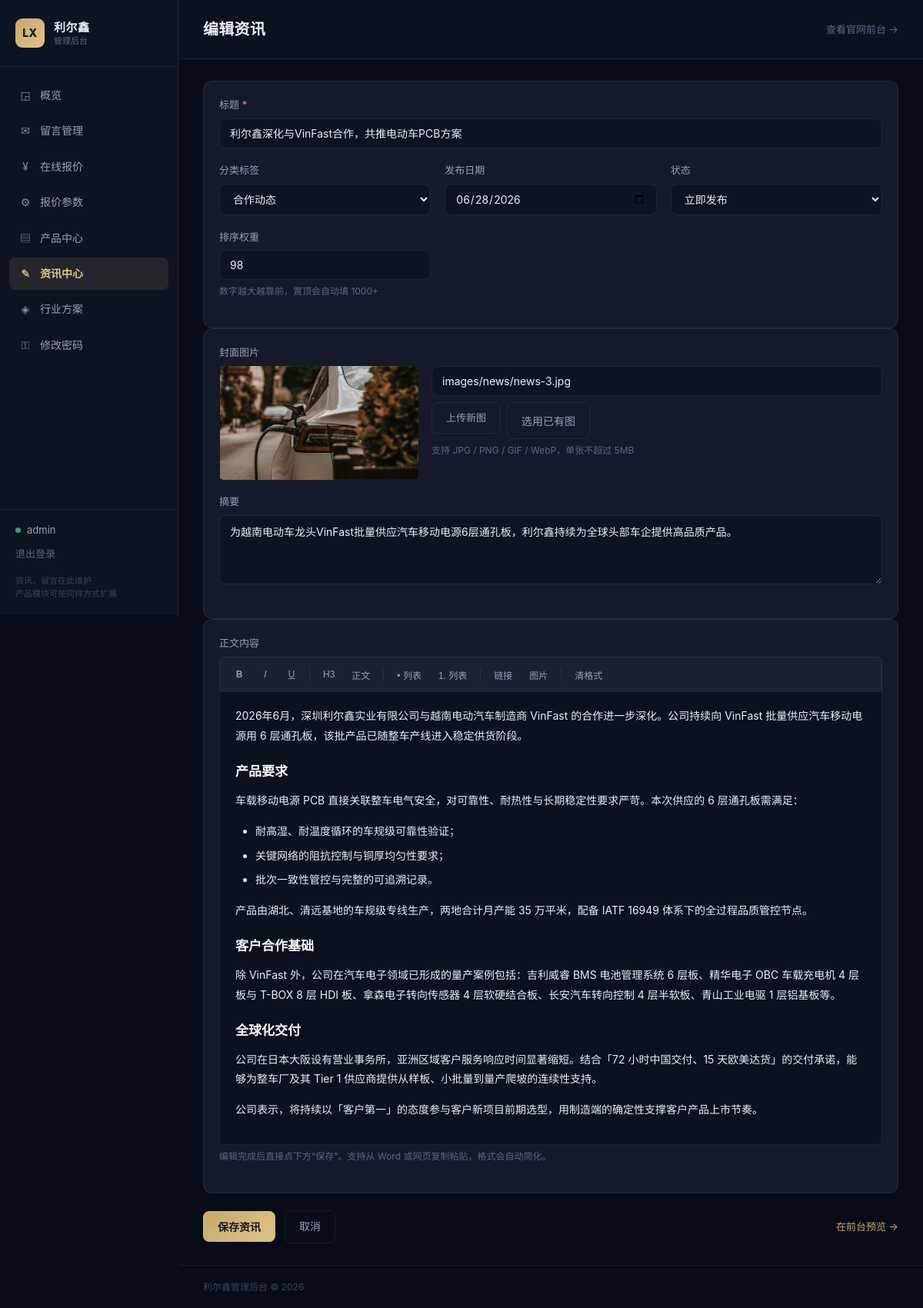
Screenshot of /admin/news.php?edit=3 (signed in) with the database file from the repository.
### tables this page shows
CREATE TABLE IF NOT EXISTS `news` (
  `id` INT UNSIGNED NOT NULL AUTO_INCREMENT,
  `slug` VARCHAR(120) NOT NULL DEFAULT '' COMMENT '自定义标识，用于幂等导入',
  `title` VARCHAR(200) NOT NULL COMMENT '标题',
  `tag` VARCHAR(30) NOT NULL DEFAULT '' COMMENT '分类：企业动态/技术前沿/资质荣誉 等',
  `cover` VARCHAR(255) NOT NULL DEFAULT '' COMMENT '封面图路径，如 images/news/news-1.jpg',
  `excerpt` VARCHAR(500) NOT NULL DEFAULT '' COMMENT '摘要',
  `content` MEDIUMTEXT NULL COMMENT '正文（富文本 HTML，保存时过白名单）',
  `published_date` DATE NOT NULL COMMENT '发布日期',
  `status` TINYINT(1) NOT NULL DEFAULT 1 COMMENT '状态 1已发布 0草稿',
  `sort_weight` INT NOT NULL DEFAULT 0 COMMENT '排序权重，越大越靠前',
  `views` INT UNSIGNED NOT NULL DEFAULT 0 COMMENT '浏览量',
  `created_at` DATETIME NOT NULL DEFAULT CURRENT_TIMESTAMP,
  `updated_at` DATETIME NOT NULL DEFAULT CURRENT_TIMESTAMP ON UPDATE CURRENT_TIMESTAMP,
  PRIMARY KEY (`id`),
  UNIQUE KEY `uk_slug` (`slug`),
  KEY `idx_status_date` (`status`, `published_date`),
  KEY `idx_sort` (`sort_weight`)
);

### inc/bootstrap.php (called while the page is built, shortened)
<?php
function site_base(): string
{
    $script = str_replace('\\', '/', (string) ($_SERVER['SCRIPT_NAME'] ?? '/'));
    $dir = str_replace('\\', '/', dirname($script));
    $base = dirname($dir);
    if ($base === '/' || $base === '.' || $base === '') {
        $base = '';
    }
    return $base;
}
function site_url(string $path): string
{
    return site_base() . '/' . ltrim($path, '/');
}
function front_url(string $hash = '#/'): string
{
    return site_url('index.html' . $hash);
}
function e(string $value): string
{
    return htmlspecialchars($value, ENT_QUOTES | ENT_SUBSTITUTE, 'UTF-8');
}

### admin/news.php (the view, shortened to what this page needs)
<?php
require __DIR__ . '/../inc/bootstrap.php';
require __DIR__ . '/../inc/admin_layout.php';
$pdo = db();
$editId = (int) ($_GET['edit'] ?? 0);
$isNew = isset($_GET['new']);
if ($editId > 0 || $isNew) {
    $item = [
        'id' => 0,
        'title' => '',
        'tag' => '企业动态',
        'cover' => '',
        'excerpt' => '',
        'content' => '',
        'published_date' => date('Y-m-d'),
        'status' => 1,
        'sort_weight' => 0,
    ];
    if ($editId > 0) {
        $st = $pdo->prepare('SELECT * FROM news WHERE id = ?');
        $st->execute([$editId]);
        $found = $st->fetch();
        $item = $found;
    }
    $tagOptions = ['企业动态', '技术前沿', '合作动态', '资质荣誉', '展会动态', '行业洞察'];
    ?>
    <form method="post" id="newsForm" class="news-form">
        <div class="card">
            <div class="field">
                <label for="titleInput">标题 <span class="req">*</span></label>
                <input class="input" id="titleInput" name="title" type="text" maxlength="200"
                       required placeholder="请输入资讯标题"
                       value="<?= e($item['title']) ?>">
            </div>
            <div class="form-grid">
                <div class="field">
                    <label for="tagSelect">分类标签</label>
                    <select class="input" id="tagSelect" name="tag_select">
                        <?php foreach ($tagOptions as $opt): ?>
                            <option value="<?= e($opt) ?>" <?= $item['tag'] === $opt ? 'selected' : '' ?>><?= e($opt) ?></option>
                        <?php endforeach; ?>
                    </select>
                </div>
                <div class="field">
                    <label for="dateInput">发布日期</label>
                    <input class="input" id="dateInput" name="published_date" type="date"
                           value="<?= e($item['published_date']) ?>">
                </div>
                <div class="field">
                    <label for="statusSelect">状态</label>
                    <select class="input" id="statusSelect" name="status">
                        <option value="1" <?= $item['status'] ? 'selected' : '' ?>>立即发布</option>
                    </select>
                </div>
                <div class="field">
                    <label for="weightInput">排序权重</label>
                    <input class="input" id="weightInput" name="sort_weight" type="number"
                           value="<?= (int) $item['sort_weight'] ?>">
                    <div class="hint">数字越大越靠前，置顶会自动填 1000+</div>
                </div>
            </div>
        </div>
        <div class="card">
            <div class="field">
                <label>封面图片</label>
                <div class="cover-row">
                    <div class="cover-preview" id="coverPreview"
                         style="background-image:url('<?= $item['cover'] ? e($item['cover']) : '' ?>')">
                    </div>
                    <div class="cover-ops">
                        <input class="input" id="coverInput" name="cover" type="text"
                               placeholder="封面路径，如 images/news/news-1.jpg"
                               value="<?= e($item['cover']) ?>">
                        <div class="cover-btns">
                            <label class="btn btn-ghost" style="cursor:pointer">
                                上传新图
                            </label>
                            <button type="button" class="btn btn-ghost" id="pickCoverBtn">选用已有图</button>
                        </div>
                        <div class="hint">支持 JPG / PNG / GIF / WebP，单张不超过 5MB</div>
                    </div>
                </div>
            </div>
            <div class="field">
                <label for="excerptInput">摘要</label>
                <textarea class="input" id="excerptInput" name="excerpt" rows="2"
                          maxlength="500" placeholder="列表页显示的简短摘要，留空会自动从正文提取"><?= e($item['excerpt']) ?></textarea>
            </div>
        </div>
        <div class="card">
            <div class="field">
                <label>正文内容</label>
                <div class="editor-toolbar" id="editorToolbar">
                    <button type="button" data-cmd="bold" title="加粗"><b>B</b></button>
                    <button type="button" data-cmd="italic" title="斜体"><i>I</i></button>
                    <button type="button" data-cmd="underline" title="下划线"><u>U</u></button>
                    <button type="button" data-cmd="formatBlock" data-arg="h3" title="小标题">H3</button>
                    <button type="button" data-cmd="formatBlock" data-arg="p" title="正文段落">正文</button>
                    <button type="button" data-cmd="insertUnorderedList" title="无序列表">• 列表</button>
                    <button type="button" data-cmd="insertOrderedList" title="有序列表">1. 列表</button>
                    <button type="button" data-cmd="createLink" title="插入链接">链接</button>
                    <button type="button" id="insertImageBtn" title="插入图片">图片</button>
                    <button type="button" data-cmd="removeFormat" title="清除格式">清格式</button>
                </div>
                <div class="editor" id="contentEditor" contenteditable="true"><?= $item['content'] ?></div>
                <div class="hint">编辑完成后直接点下方“保存”。支持从 Word 或网页复制粘贴，格式会自动简化。</div>
            </div>
        </div>
        <div class="form-actions">
            <button class="btn btn-primary" type="submit">保存资讯</button>
            <a class="btn btn-ghost" href="news.php">取消</a>
            <?php if ($editId > 0): ?>
                <a class="link-btn" style="margin-left:auto"
                   href="<?= e(front_url('#/news/' . (int) $item['id'])) ?>" target="_blank" rel="noopener">在前台预览 →</a>
            <?php endif; ?>
        </div>
    </form>
    <?php
    exit;
}
?>

### admin/assets/admin.css (style rules this page uses)
:root { --a-bg: #080c18; --a-surface: #0e1322; --a-card: #141a2a; --a-hover: #1a2138; --a-border: rgba(255, 255, 255, 0.07); --a-text: #eaeef5; --a-text-2: #97a0b4; --a-muted: #5d6680; --a-gold: #c9a86a; --a-gold-lt: #e0c488; --a-red: #e5484d; --a-green: #30a46c; --a-blue: #3b6fd4; }
* { margin: 0; padding: 0; box-sizing: border-box; }
body { background: var(--a-bg); color: var(--a-text); font-family: -apple-system, BlinkMacSystemFont, "PingFang SC", "Microsoft YaHei", "Segoe UI", sans-serif; font-size: 14px; line-height: 1.6; -webkit-font-smoothing: antialiased; }
a { color: inherit; text-decoration: none; }
.card { background: var(--a-card); border: 1px solid var(--a-border); border-radius: 12px; padding: 20px; }
.link-btn { font-size: 13px; color: var(--a-gold); background: none; border: none; cursor: pointer; padding: 0; font-family: inherit; }
.btn { display: inline-flex; align-items: center; justify-content: center; gap: 6px; padding: 9px 18px; border-radius: 8px; border: 1px solid transparent; font-size: 14px; font-family: inherit; cursor: pointer; transition: opacity .18s, background .18s; }
.btn-primary { background: linear-gradient(135deg, #c9a86a 0%, #e0c488 100%); color: #141a2a; font-weight: 600; }
.btn-ghost { background: transparent; border-color: var(--a-border); color: var(--a-text-2); }
.field { margin-bottom: 18px; }
.field label { display: block; font-size: 13px; color: var(--a-text-2); margin-bottom: 7px; }
.input { width: 100%; padding: 10px 13px; border-radius: 8px; border: 1px solid var(--a-border); background: var(--a-surface); color: var(--a-text); font-size: 14px; font-family: inherit; }
textarea.input { resize: vertical; min-height: 90px; }
.news-form { max-width: 1000px; }
.form-grid { display: grid; grid-template-columns: repeat(auto-fit, minmax(220px, 1fr)); gap: 0 18px; }
.req { color: #f08b8f; }
.hint { font-size: 12px; color: var(--a-muted); margin-top: 6px; line-height: 1.5; }
.cover-row { display: flex; gap: 16px; align-items: flex-start; flex-wrap: wrap; }
.cover-preview { width: 260px; height: 148px; flex: none; border-radius: 6px; border: 1px dashed var(--a-border); background: #0c1120 center/cover no-repeat; display: flex; align-items: center; justify-content: center; }
.cover-ops { flex: 1; min-width: 260px; }
.cover-btns { display: flex; gap: 8px; margin-top: 8px; }
.editor-toolbar { display: flex; align-items: center; gap: 4px; flex-wrap: wrap; padding: 8px 10px; margin-bottom: -1px; border: 1px solid var(--a-border); border-radius: 6px 6px 0 0; background: rgba(255,255,255,.03); }
.editor-toolbar button { min-width: 30px; height: 28px; padding: 0 8px; background: transparent; border: 1px solid transparent; border-radius: 4px; color: var(--a-text-2); font-size: 12px; cursor: pointer; }
.editor { min-height: 420px; padding: 18px 20px; border: 1px solid var(--a-border); border-radius: 0 0 6px 6px; background: #0c1120; color: var(--a-text); font-size: 14px; line-height: 1.85; outline: none; overflow-y: auto; }
.editor p { margin: 0 0 14px; }
.editor h2, .editor h3, .editor h4 { margin: 22px 0 12px; line-height: 1.4; color: #fff; }
.editor h3 { font-size: 17px; }
.editor ul, .editor ol { margin: 0 0 14px 22px; padding-left: 4px; }
.editor li { margin-bottom: 6px; }
.form-actions { display: flex; align-items: center; gap: 12px; margin-top: 22px; flex-wrap: wrap; }

### rows the page displays
news: title "利尔鑫深化与VinFast合作，共推电动车PCB方案", published_date "06/28/2026", status "立即发布", sort_weight "98", cover (picture), cover "images/news/news-3.jpg", excerpt "为越南电动车龙头VinFast批量供应汽车移动电源6层通孔板，利尔鑫持续为全球头部车企提供高品质产品。", content "2026年6月，深圳利尔鑫实业有限公司与越南电动汽车制造商 VinFast 的合作进一步深化。公司持续向 VinFast 批量供应汽车移动电源用 6 层通孔板，该批产品已随整车产线进入稳定供货阶段。 产品要求 车载移动电源 PCB 直接关联整车电气安全，对可靠性、耐热性与长期稳定性要求严苛。本次供应的 6 层通孔板需满足： 耐高湿、耐温度循环的车规级可靠性验证； 关键网络的阻抗控制与铜厚均匀性要求； 批次一致性管控与完整的可追溯记录。 产品由湖北、清远基地的车规级专线生产，两地合计月产能 35 万平米，配备 IATF 16949 体系下的全过程品质管控节点。 客户合作基础 除 VinFast 外，公司在汽车电子领域已形成的量产案例包括：吉利威睿 BMS 电池管理系统 6 层板、精华电子 OBC 车载充电机 4 层板与 T-BOX 8 层 HDI 板、拿森电子转向传感器 4 层软硬结合板、长安汽车转向控制 4 层半软板、青山工业电驱 1 层铝基板等。 全球化交付 公司在日本大阪设有营业事务所，亚洲区域客户服务响应时间显著缩短。结合「72 小时中国交付、15 天欧美达货」的交付承诺，能够为整车厂及其 Tier 1 供应商提供从样板、小批量到量产爬坡的连续性支持。 公司表示，将持续以「客户第一」的态度参与客户新项目前期选型，用制造端的确定性支撑客户产品上市节奏。"

### other values shown
$item['icon'] "◲"
$item['label'] "概览"
$item['icon'] "✉"
$item['label'] "留言管理"
$item['icon'] "¥"
$item['label'] "在线报价"
$item['icon'] "⚙"
$item['label'] "报价参数"
$item['icon'] "▤"
$item['label'] "产品中心"
$item['icon'] "✎"
$item['label'] "资讯中心"
$item['icon'] "◈"
$item['label'] "行业方案"
$item['icon'] "⚿"
